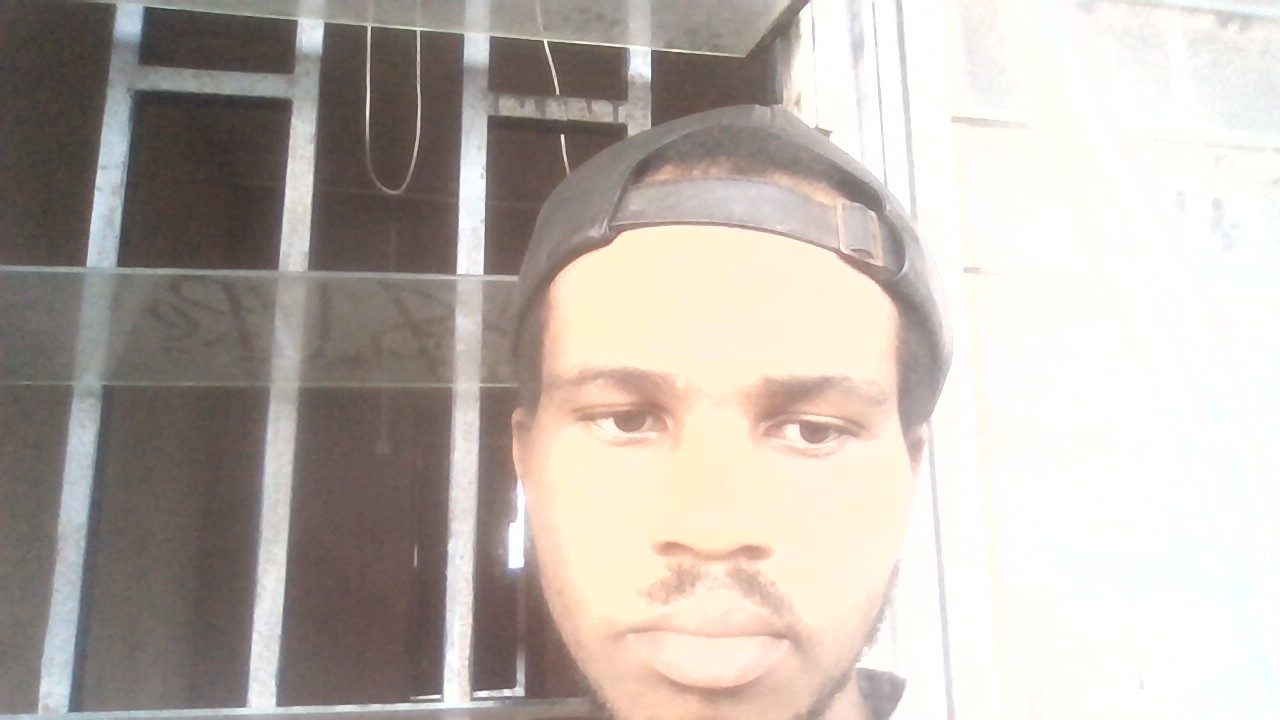
#> input picture opencv/data/moses/WIN_20240915_16_56_31_Pro.jpg, 1280 x 720 px; its folder holds only this picture in this run
$ python data.py   (older library calls are emulated)
#> lines starting #> are read from the running program, lines starting #| are printed output that depends on the picture
import os
import numpy as np
import cv2
import pickle
from PIL import Image

# [57 lines of commented-out code are left out]

import os
import numpy as np
import cv2
import pickle

def train_faces():
    BASE_DIR = "C:\\Users\\moses\\Desktop\\opencv\\data"  # Base directory containing subfolders for each person
    face_cascade = cv2.CascadeClassifier(cv2.data.haarcascades + 'haarcascade_frontalface_default.xml')
    recognizer = cv2.face.LBPHFaceRecognizer_create()

    label_ids = {}  # Dictionary to map face labels to IDs
    x_train = []    # List to store face images
    y_labels = []   # List to store face labels

    for root, dirs, files in os.walk(BASE_DIR):
        for dir_name in dirs:  # Each subfolder represents a person
            label = dir_name
            if label not in label_ids:
                label_ids[label] = len(label_ids)  # Assign a unique ID to each person
            label_id = label_ids[label]

            dir_path = os.path.join(root, dir_name)
            for file in os.listdir(dir_path):
                file_path = os.path.join(dir_path, file)
                if file.endswith("png") or file.endswith("jpg"):
                    image = cv2.imread(file_path)
#> image is the input picture: shape (720, 1280, 3); mean B, G, R 172.3, 179.2, 187.5
                    gray = cv2.cvtColor(image, cv2.COLOR_BGR2GRAY)
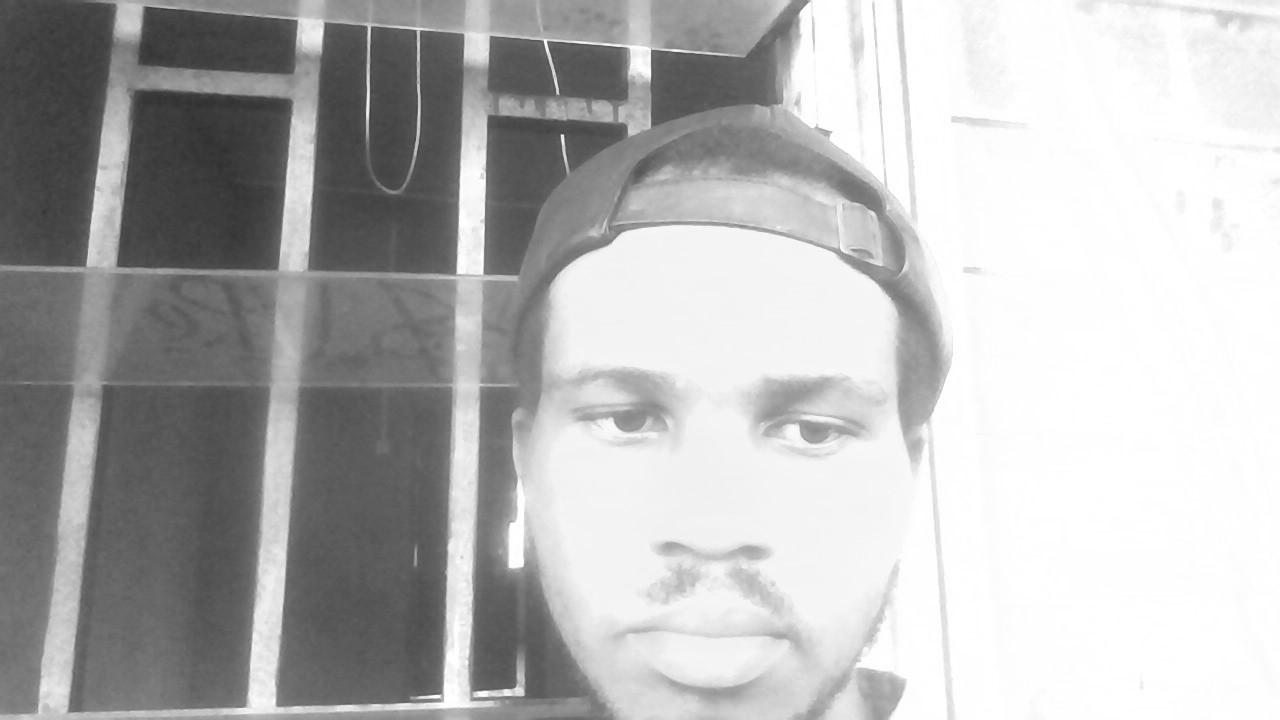
#> gray: shape (720, 1280); min 47, max 255, mean 180.9
                    faces = face_cascade.detectMultiScale(gray, scaleFactor=1.1, minNeighbors=5)
#> faces = [[498, 244, 440, 440]]

                    for (x, y, w, h) in faces:
                        roi = gray[y:y+h, x:x+w]
                        x_train.append(roi)
                        y_labels.append(label_id)
#> this loop made 1 pass
#> pass 1, in train_faces, `roi = gray[y:y+h, x:x+w]`:
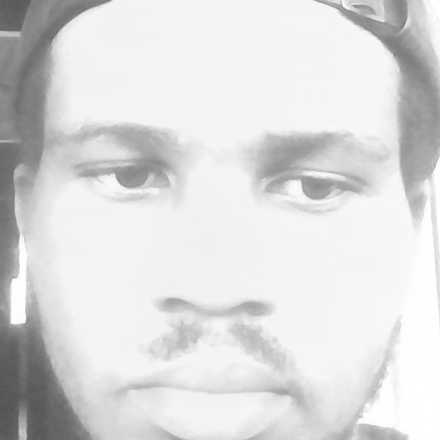
#> roi: shape (440, 440); min 83, max 255, mean 219.4
#> after the loop, x_train = 1 item; y_labels = [0]

    recognizer.train(x_train, np.array(y_labels))
    recognizer.save("trainner.yml")

    with open("labels.pickle", "wb") as f:
        pickle.dump(label_ids, f)

    print("Training completed successfully.")

train_faces()
